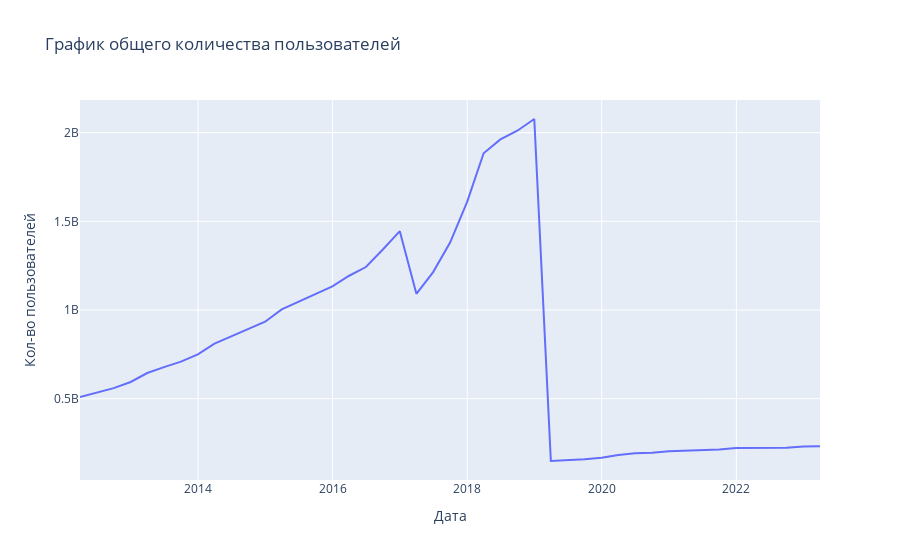

This figure's notebook cell:
### Code cell
fig = go.Figure()
fig.add_trace(go.Scatter(x=df['Date'], y=df['Netflix Global Users'], name='Всего пользователей'))
fig.update_layout(title='График общего количества пользователей',
                  xaxis_title='Дата',
                  yaxis_title='Кол-во пользователей',)
fig.show()
